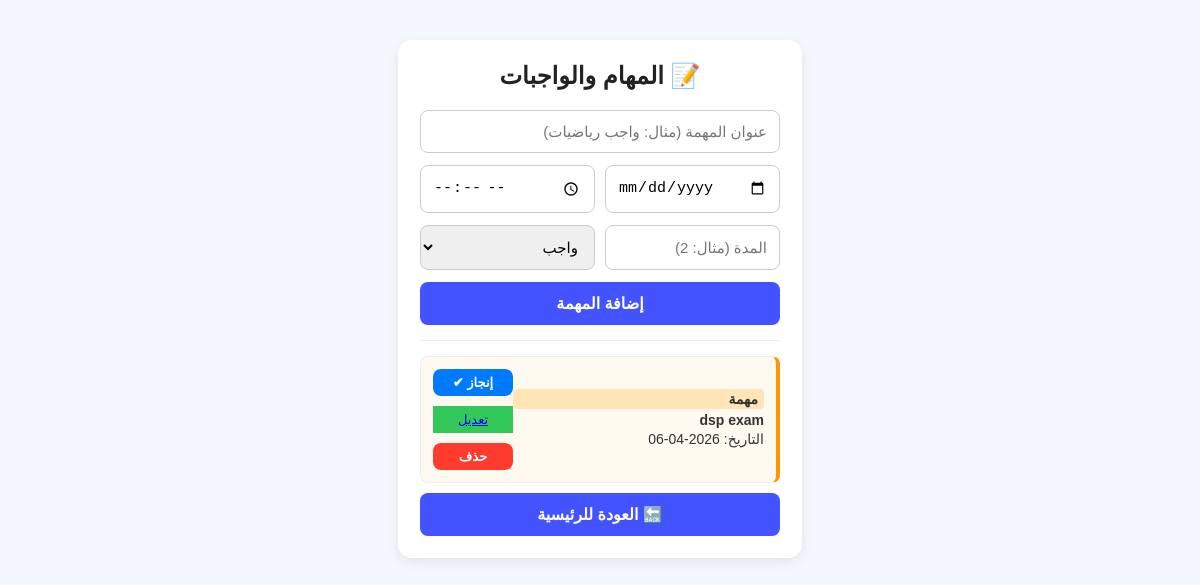
Page /tasks (signed in) on the committed database.
### tables this page shows
CREATE TABLE tasks (
            id INTEGER PRIMARY KEY AUTOINCREMENT,
            user_id INTEGER NOT NULL,
            title TEXT NOT NULL,
            task_date TEXT NOT NULL,
            task_type TEXT NOT NULL, task_time TEXT DEFAULT '', duration TEXT DEFAULT '', status TEXT DEFAULT 'قيد التنفيذ',
            FOREIGN KEY (user_id) REFERENCES users (id)
        );

### routes/tasks.py (the view, shortened to what this page needs)
@tasks_bp.route("/tasks", methods=["GET", "POST"])
def tasks_page():
    if "user_id" not in session: return redirect(url_for("auth.login"))
    user_id = session["user_id"]
    conn = get_db_connection()
    task_items = conn.execute("SELECT id, title, task_date, task_time, duration, task_type, status FROM tasks WHERE user_id = ?", (user_id,)).fetchall()
    conn.close()
    return render_template("tasks.html", task_items=task_items)

### db.py (called while the page is built)
def get_db_connection():
    return sqlite3.connect("users.db")

### templates/tasks.html (shortened to what this page needs)
<!DOCTYPE html>
<html lang="ar" dir="rtl">
<head>
    <link rel="stylesheet" href="{{ url_for('static', filename='style.css') }}">
</head>
<body>
<div class="container">
    <h2>📝 المهام والواجبات</h2>
    <form class="add-form" action="/tasks" method="POST">
        <input type="text" name="title" placeholder="عنوان المهمة (مثال: واجب رياضيات)" required>
        <div class="row">
            <input type="date" name="task_date" required>
            <input type="time" name="task_time">
        </div>
        <div class="row">
            <input type="text" name="duration" placeholder="المدة (مثال: 2)">
            <select name="task_type" required>
                <option value="واجب">واجب</option>
            </select>
        </div>
        <button type="submit" class="btn-add">إضافة المهمة</button>
    </form>
    <hr>
    <div id="taskList">
        {% if task_items %}
            {% for item in task_items %}
            <div class="item-box task" {% if item[6] == 'منجزة' %}style="opacity: 0.6; border-right-color: #34c759;"{% endif %}>
                <div class="details">
                    <span class="badge">{{ item[5] }}</span>
                    <span {% if item[6] == 'منجزة' %}style="text-decoration: line-through;"{% endif %}><strong>{{ item[1] }}</strong></span>
                    <span>التاريخ: {{ item[2] }}</span>
                </div>
                <div class="actions">
                    {% if item[6] != 'منجزة' %}
                        <form action="/complete_task/{{ item[0] }}" method="POST" style="margin:0;">
                            <button type="submit" class="btn-edit" style="background:#007aff;">إنجاز ✔</button>
                        </form>
                        <a href="/edit_task/{{ item[0] }}" class="btn-edit" style="display:block;">تعديل</a>
                    {% endif %}
                    <form action="/delete_task/{{ item[0] }}" method="POST" style="margin:0;">
                        <button type="submit" class="btn-delete">حذف</button>
                    </form>
                </div>
            </div>
            {% endfor %}
        {% else %}
            <p class="empty-msg">لا توجد مهام حالياً، عمل ممتاز! 🎉</p>
        {% endif %}
    </div>
    <a class="btn-back" href="/">🔙 العودة للرئيسية</a>
</div>
</body>
</html>

### static/style.css (style rules this page uses)
body { font-family: Arial, sans-serif; background: #f5f7ff; margin: 0; display: flex; justify-content: center; padding-top: 40px; direction: rtl; }
.container { width: 360px; background: #ffffff; padding: 22px; border-radius: 14px; box-shadow: 0 4px 12px rgba(0,0,0,0.08); text-align: center; }
h1, h2 { margin-top: 0; color: #222; margin-bottom: 20px; }
hr { border: 0; border-top: 1px solid #eee; margin: 15px 0; }
form { display: flex; flex-direction: column; gap: 12px; }
input, select { width: 100%; padding: 12px; border: 1px solid #ccc; border-radius: 8px; font-size: 15px; box-sizing: border-box; outline: none; transition: 0.2s; }
.row { display: flex; gap: 10px; }
.row input, .row select { flex: 1; }
button, .btn, .btn-back { display: block; padding: 12px; background: #4353ff; color: #fff; border: none; border-radius: 8px; font-size: 16px; font-weight: bold; cursor: pointer; transition: 0.2s; text-decoration: none; text-align: center; }
.btn-delete { background: #ff3b30; padding: 6px 12px; font-size: 13px; width: 100%; }
.btn-edit { background: #34c759; padding: 6px 12px; font-size: 13px; width: 100%; margin-bottom: 5px; box-sizing: border-box; }
.item-box { background: #fffaf0; padding: 12px; border-radius: 8px; margin-bottom: 10px; display: flex; justify-content: space-between; align-items: center; border: 1px solid #eee; border-right: 4px solid #4353ff; }
.item-box.task { border-right-color: #ff9500; }
.details { text-align: right; flex: 1; }
.details span { display: block; font-size: 14px; color: #333; margin-bottom: 3px; }
.badge { display: inline-block; background: #ffe4b5; color: #b8860b; padding: 2px 6px; border-radius: 4px; font-size: 12px; margin-bottom: 5px; font-weight: bold; }
.actions { display: flex; flex-direction: column; gap: 5px; width: 80px; }

### rows in the picture
tasks: task_type "مهمة", title "dsp exam", task_date "2026-04-06"
